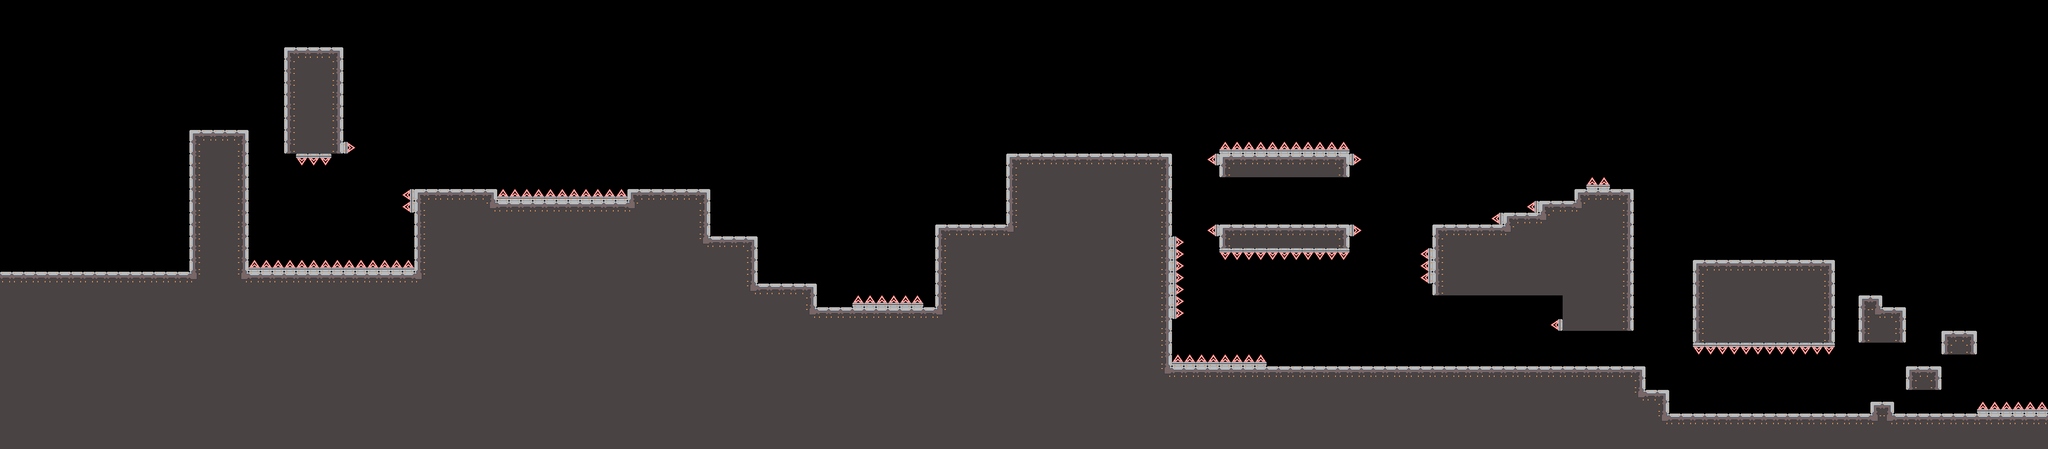

Tiled map render using the project's own tile images. Description and the map definition, with tile-layer contents summarised, below:
An orthogonal 173x38 tile map with 32x32 px tiles, 1 tile layer (Tile Layer 1) and 2 objects (spawn, finish).

<map version="1.0" tiledversion="1.0.3" orientation="orthogonal" renderorder="right-up" width="173" height="38" tilewidth="32" tileheight="32" nextobjectid="3">
 <tileset firstgid="1" source="main_tileset.tsx" />
 <layer name="Tile Layer 1" width="173" height="38">
  <data>[6574 cells, 2685 non-empty, 12 distinct tile ids]</data>
 </layer>
 <objectgroup name="entity">
  <object id="1" name="spawn" type="spawn" x="160" y="672" width="32" height="32" />
  <object id="2" name="finish" type="finish" x="4768" y="672" width="32" height="32" />
 </objectgroup>
</map>
